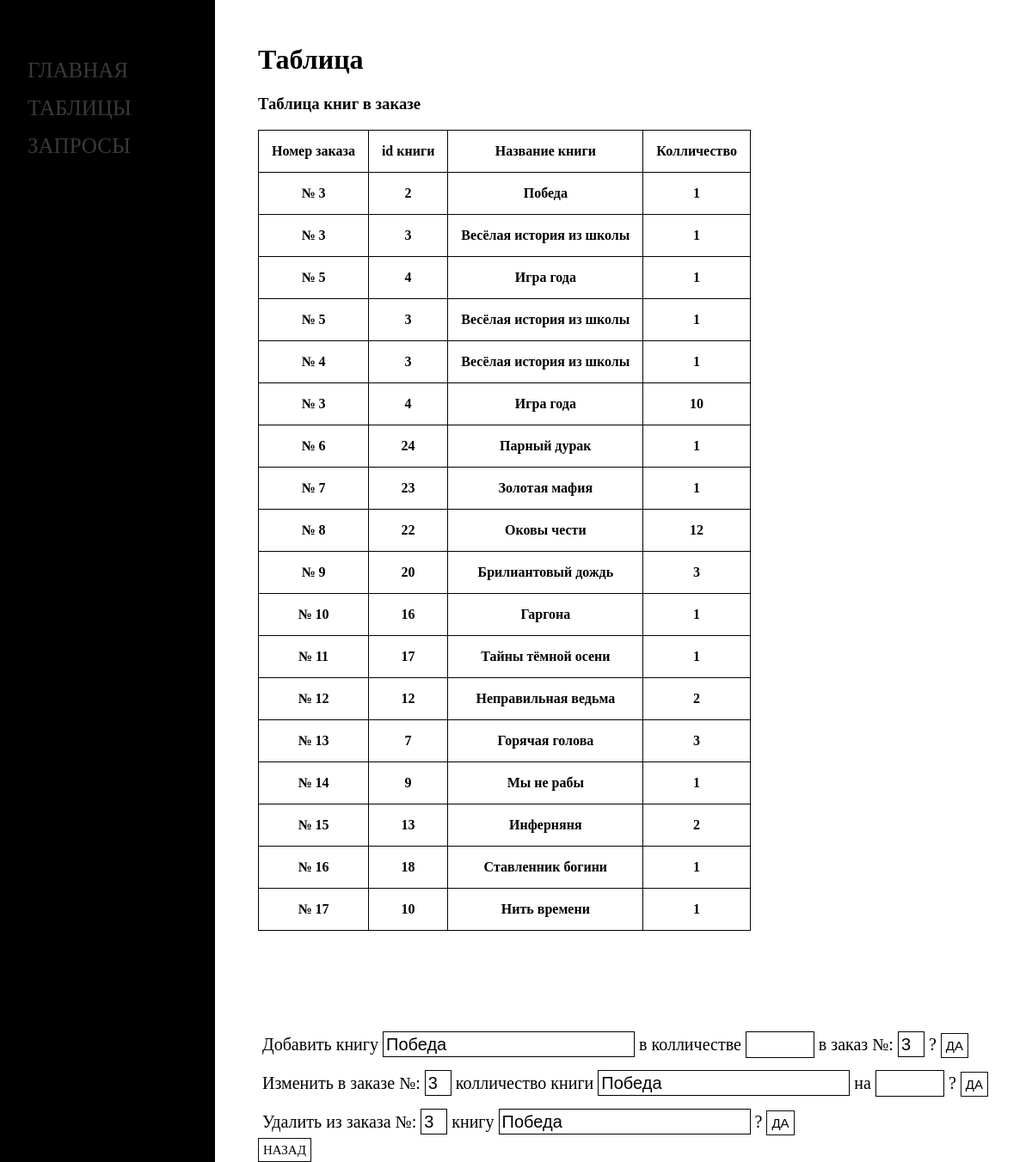
/php/order_book_table.php, run on the app's committed database.
### tables this page shows
CREATE TABLE IF NOT EXISTS order_book (
    book_id INT,
    amount INT DEFAULT 1,
    FOREIGN KEY (book_id) REFERENCES book(id) ON DELETE SET NULL ON UPDATE CASCADE,
    order_id INT,
    FOREIGN KEY (order_id) REFERENCES orders(id) ON DELETE SET NULL ON UPDATE CASCADE
);

CREATE TABLE IF NOT EXISTS orders (
    id INT AUTO_INCREMENT PRIMARY KEY,
    create_date DATE NOT NULL,
    id_client INT,
    o_state ENUM('operating','canceled','paid','done'),
    FOREIGN KEY (id_client) REFERENCES client(id)  ON DELETE RESTRICT ON UPDATE CASCADE
);

CREATE TABLE IF NOT EXISTS book (
    id INT AUTO_INCREMENT PRIMARY KEY,
    title VARCHAR(80) NOT NULL,
    public_date DATE,
    raiting ENUM('0+','6+','12+','16+','18+'),
    b_state ENUM('available','n_available','pre_order'),
    amount INT DEFAULT 0,
    price INT NOT NULL,
    author_id INT,
    FOREIGN KEY (author_id) REFERENCES author(id) ON DELETE RESTRICT ON UPDATE CASCADE
);

### php/order_book_table.php (the view, shortened to what this page needs)
<?
$buffer = ob_get_contents();
$title = "Таблица книг в заказе";
$buffer = preg_replace('/(<title>)(.*?)(<\/title>)/i', '$1' . $title . '$3', $buffer);
echo $buffer;
?>
    <h1>Таблица</h1>
    <h3>Таблица книг в заказе</h3>
    <table>
        <tr>
            <th>Номер заказа</th>
            <th>id книги</th>
            <th>Название книги</th>
            <th>Колличество</th>
        </tr>
        <?
        $db = Utils::getPDO();
        foreach ($db->query("SELECT o.id as order_id, b.id as book_id, b.title as book_title, order_book.amount as amount  from  order_book join book b on b.id = order_book.book_id join orders o on o.id = order_book.order_id;") as $row) {
            echo "<tr>
                    <th>№ {$row['order_id']}</th>
                    <th>{$row['book_id']}</th>
                    <th>{$row['book_title']}</th>
                    <th>{$row['amount']}</th>
                  </tr>";
        }
        ?>
    </table>
    <div class="operations">
        <form action="handler.php" class="operation" method="post">
            <span>
            Добавить книгу
                <select name="book_id" required>
                    <?
                    $db = Utils::getPDO();
                    foreach ($db->query("SELECT id, title FROM book;") as $row) {
                        echo "<option value='{$row['id']}'>{$row['title']}</option>";
                    }
                    ?>
                </select>
                в колличестве
                <input type="number" name="amount_book" min="1">
                в заказ №:
                <select name="order_id" required>
                    <?
                    $db = Utils::getPDO();
                    foreach ($db->query("SELECT id FROM orders;") as $row) {
                        echo "<option value='{$row['id']}'>{$row['id']}</option>";
                    }
                    ?>
                </select>
            ?
            <input type="submit" id="create" value="Да">
        </span>
        </form>
        <form action="handler.php" class="operation" method="post">
            <span>
                Изменить в заказе №:
                <select name="id_order_selector" required>
                    <?
                    $db = Utils::getPDO();
                    foreach ($db->query("SELECT id FROM orders;") as $row) {
                        echo "<option value='{$row['id']}'>{$row['id']}</option>";
                    }
                    ?>
                </select>
                колличество книги
                    <select name="id_book_selector" required>
                    <?
                    $db = Utils::getPDO();
                    foreach ($db->query("SELECT id, title FROM book;") as $row) {
                        echo "<option value='{$row['id']}'>{$row['title']}</option>";
                    }
                    ?>
                </select>
                    на
                    <input type="number" name="new_amount" min="1">
                    ?
                    <input type="submit" id="create" value="Да">
            </span>
        </form>
        <form action="handler.php" class="operation" method="post">
            <span>
            Удалить из заказа №:
            <select name="id_order_selector" required>
                <?
                $db = Utils::getPDO();
                foreach ($db->query("SELECT id FROM orders;") as $row) {
                    echo "<option value='{$row['id']}'>{$row['id']}</option>";
                }
                ?>
            </select>
                книгу
                <select name="id_book_selector" required>
                <?
                $db = Utils::getPDO();
                foreach ($db->query("SELECT id, title FROM book;") as $row) {
                    echo "<option value='{$row['id']}'>{$row['title']}</option>";
                }
                ?>
            </select>
             ?
            <input type="submit" value="Да">
        </span>
        </form>
    </div>
    <a href="tables_index.php" class="back_button"> Назад</a>

### php/css/style.css (style rules this page uses)
table, th, td { border: 1px solid black; border-collapse: collapse; }
th { padding: 15px; }
table { margin-bottom: 7rem; }
.sidenav { height: 100%; width: 250px; position: fixed; z-index: 1; top: 0; left: 0; background-color: #000000; display: block; padding-top: 60px; }
.sidenav a { padding: 8px 8px 8px 32px; text-decoration: none; font-size: 25px; color: #3b3939; display: block; transition: 0.3s; text-transform: uppercase; }
.content { padding-left: 300px; padding-top: 30px; background-color: #ffffff; height: 100%; }
.operations { font-size: 20px; }
.operations > form { margin: 5px; }
.operations span { line-height: 2; }
.operation { margin: 20px 0; }
.operation input, select, input[type ="number"] { -webkit-appearance: none; border: 1px solid black; font-size: inherit; }
.operation input[type='text'], input[type='email'], input[type='password'], input[type='date'], input[type='number'], textarea, select { padding: 3px; color: inherit; background-color: #ffffff; }
input[type="number"] { width: 80px; }
.back_button, input[type="submit"] { padding: 5px; text-decoration: none; color: inherit; font-size: 15px; text-transform: uppercase; border: 1px solid rgb(11, 11, 12); background-color: inherit; }
body { margin: 0; padding: 0; }

### data on the page
order_book: order "3", book "2", book.title "Победа", amount "1"
order_book: order "3", book "3", book.title "Весёлая история из школы", amount "1"
order_book: order "5", book "4", book.title "Игра года", amount "1"
order_book: order "5", book "3", book.title "Весёлая история из школы", amount "1"
order_book: order "4", book "3", book.title "Весёлая история из школы", amount "1"
order_book: order "3", book "4", book.title "Игра года", amount "10"
order_book: order "6", book "24", book.title "Парный дурак", amount "1"
order_book: order "7", book "23", book.title "Золотая мафия", amount "1"
order_book: order "8", book "22", book.title "Оковы чести", amount "12"
order_book: order "9", book "20", book.title "Брилиантовый дождь", amount "3"
order_book: order "10", book "16", book.title "Гаргона", amount "1"
order_book: order "11", book "17", book.title "Тайны тёмной осени", amount "1"
order_book: order "12", book "12", book.title "Неправильная ведьма", amount "2"
order_book: order "13", book "7", book.title "Горячая голова", amount "3"
order_book: order "14", book "9", book.title "Мы не рабы", amount "1"
order_book: order "15", book "13", book.title "Инферняня", amount "2"
order_book: order "16", book "18", book.title "Ставленник богини", amount "1"
order_book: order "17", book "10", book.title "Нить времени", amount "1"

### other printed values
form field book_id "Победа"
form field order_id "3"
form field id_order_selector "3"
form field id_book_selector "Победа"
